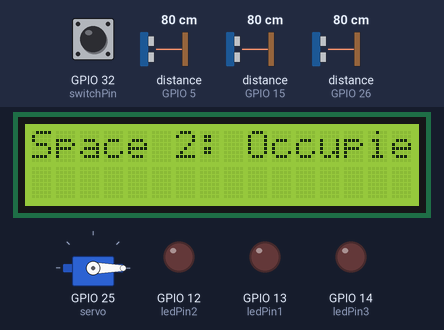
The sketch below on a simulated ESP32. Shown: servo, 16×2 character LCD, output pins drawn as LEDs (lit = HIGH). Wiring (from diagram.json): 3 × ultrasonic range finder: trigger GPIO 2, echo GPIO 15 / trigger GPIO 27, echo GPIO 26 / trigger GPIO 18, echo GPIO 5; servo: SPI. The test bench sets the inputs (shaded band); at power-on: distance to the obstacle (sensors on GPIO 5, GPIO 15, GPIO 26) 80 cm, GPIO 32 (switchPin) HIGH. The echo pulse lasts 58.3 µs per cm; servo pulses on a pin are drawn as a servo (544–2400 µs = 0–180°); pins used as bus, display or sensor lines are not drawn; what the sketch prints to the serial monitor is not drawn.

Above: at 1.2 s.
1.3 s: distance to the obstacle (sensor on GPIO 5) set to 198 cm
5.3 s: distance to the obstacle (sensor on GPIO 5) set to 204 cm
At 8.7 s:
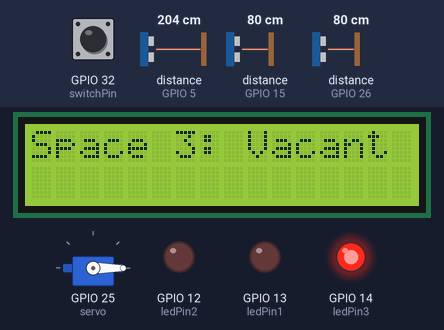
At 10.1 s:
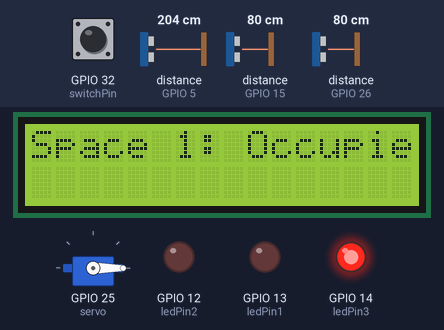
13.7 s: distance to the obstacle (sensor on GPIO 15) set to 196 cm
17.7 s: distance to the obstacle (sensor on GPIO 15) set to 205 cm
At 20.4 s:
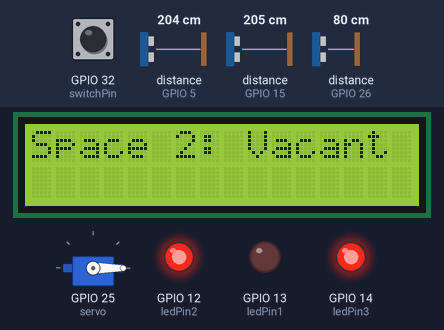
25.2 s: distance to the obstacle (sensor on GPIO 26) set to 198 cm
29.2 s: distance to the obstacle (sensor on GPIO 26) set to 205 cm
At 31.2 s:
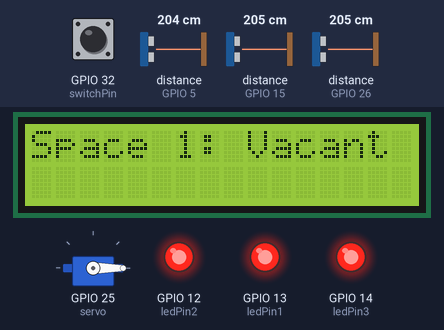
Timing chart, 0 to 32.7 s (numbered marks = the images above; inputs shaded):
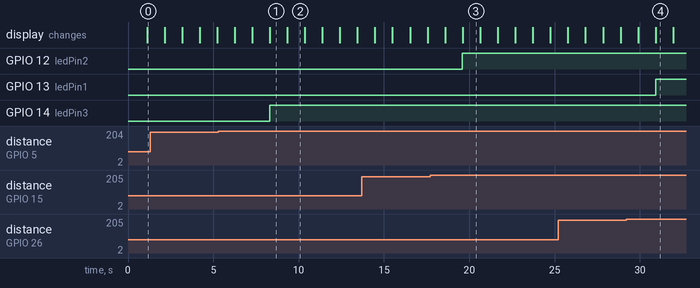

The sketch:

sketch.ino
```cpp
#include <ESP32Servo.h>
#include <Wire.h>
#include <LiquidCrystal_I2C.h> // Include the LCD library

const int trigPin1 = 27;
const int echoPin1 = 26;

const int trigPin2 = 2;
const int echoPin2 = 15;

const int trigPin3 = 18;
const int echoPin3 = 5;

const int ledPin1 = 13;
const int ledPin2 = 12;
const int ledPin3 = 14;

const int switchPin = 32;
Servo servo;

long duration;
int distance;

bool isSwitchOn = false;

// LCD initialization (replace the address with the actual I2C address of your LCD)
LiquidCrystal_I2C lcd(0x27, 16, 2);

void setup() {
  pinMode(trigPin1, OUTPUT);
  pinMode(echoPin1, INPUT);

  pinMode(trigPin2, OUTPUT);
  pinMode(echoPin2, INPUT);

  pinMode(trigPin3, OUTPUT);
  pinMode(echoPin3, INPUT);

  pinMode(ledPin1, OUTPUT);
  pinMode(ledPin2, OUTPUT);
  pinMode(ledPin3, OUTPUT);

  pinMode(switchPin, INPUT_PULLUP);
  servo.attach(25); // Attach servo to pin D25
  servo.write(0);   // Initialize the servo position

  // LCD setup
  lcd.init(); // Initialize the LCD
  lcd.backlight(); // Turn on the backlight
  lcd.setCursor(0, 0);
  lcd.print("Hello, World!");

  Serial.begin(9600); // Initialize Serial Monitor
}

void loop() {
  isSwitchOn = digitalRead(switchPin) == LOW;

  if (isSwitchOn) {
    servo.write(90); // Open the servo
  } else {
    servo.write(0); // Close the servo
  }

  digitalWrite(trigPin1, LOW);
  delayMicroseconds(2);
  digitalWrite(trigPin1, HIGH);
  delayMicroseconds(10);
  digitalWrite(trigPin1, LOW);
  duration = pulseIn(echoPin1, HIGH);
  distance = duration * 0.034 / 2;

  lcd.clear(); // Clear the previous display content
  if (distance < 200) {
    digitalWrite(ledPin1, LOW);
    lcd.setCursor(0, 0);
    lcd.print("Space 1: Occupied");
    Serial.println("Space 1: Occupied");
  } else {
    digitalWrite(ledPin1, HIGH);
    lcd.setCursor(0, 0);
    lcd.print("Space 1: Vacant");
    Serial.println("Space 1: Vacant");
  }
  delay(1000);

  digitalWrite(trigPin2, LOW);
  delayMicroseconds(2);
  digitalWrite(trigPin2, HIGH);
  delayMicroseconds(10);
  digitalWrite(trigPin2, LOW);
  duration = pulseIn(echoPin2, HIGH);
  distance = duration * 0.034 / 2;

  lcd.clear(); // Clear the previous display content
  if (distance < 200) {
    digitalWrite(ledPin2, LOW);
    lcd.setCursor(0, 0);
    lcd.print("Space 2: Occupied");
    Serial.println("Space 2: Occupied");
  } else {
    digitalWrite(ledPin2, HIGH);
    lcd.setCursor(0, 0);
    lcd.print("Space 2: Vacant");
    Serial.println("Space 2: Vacant");
  }
  delay(1000);

  digitalWrite(trigPin3, LOW);
  delayMicroseconds(2);
  digitalWrite(trigPin3, HIGH);
  delayMicroseconds(10);
  digitalWrite(trigPin3, LOW);
  duration = pulseIn(echoPin3, HIGH);
  distance = duration * 0.034 / 2;

  lcd.clear(); // Clear the previous display content
  if (distance < 200) {
    digitalWrite(ledPin3, LOW);
    lcd.setCursor(0, 0);
    lcd.print("Space 3: Occupied");
    Serial.println("Space 3: Occupied");
  } else {
    digitalWrite(ledPin3, HIGH);
    lcd.setCursor(0, 0);
    lcd.print("Space 3: Vacant");
    Serial.println("Space 3: Vacant");
  }
  delay(1000);
}
```

Measured:
- the behaviour switches between 201 and 202 cm on distance to the obstacle (sensor on GPIO 5) (found by bisection; images 0 and 1)
- the behaviour switches between 201 and 202 cm on distance to the obstacle (sensor on GPIO 15) (found by bisection; images 2 and 3)
- the behaviour switches between 201 and 202 cm on distance to the obstacle (sensor on GPIO 26) (found by bisection; images 3 and 4)
- after the input at 5.3 s, GPIO 14 (ledPin3): LOW → HIGH after 3.0 s; the display: first differs from a run without the input after 3.0 s (image 1)
- after the input at 17.7 s, GPIO 12 (ledPin2): LOW → HIGH after 1.9 s
- after the input at 29.2 s, GPIO 13 (ledPin1): LOW → HIGH after 1.7 s
- what the display in image 1 shows lasts 1.0 s, from 8.3 s to 9.3 s
